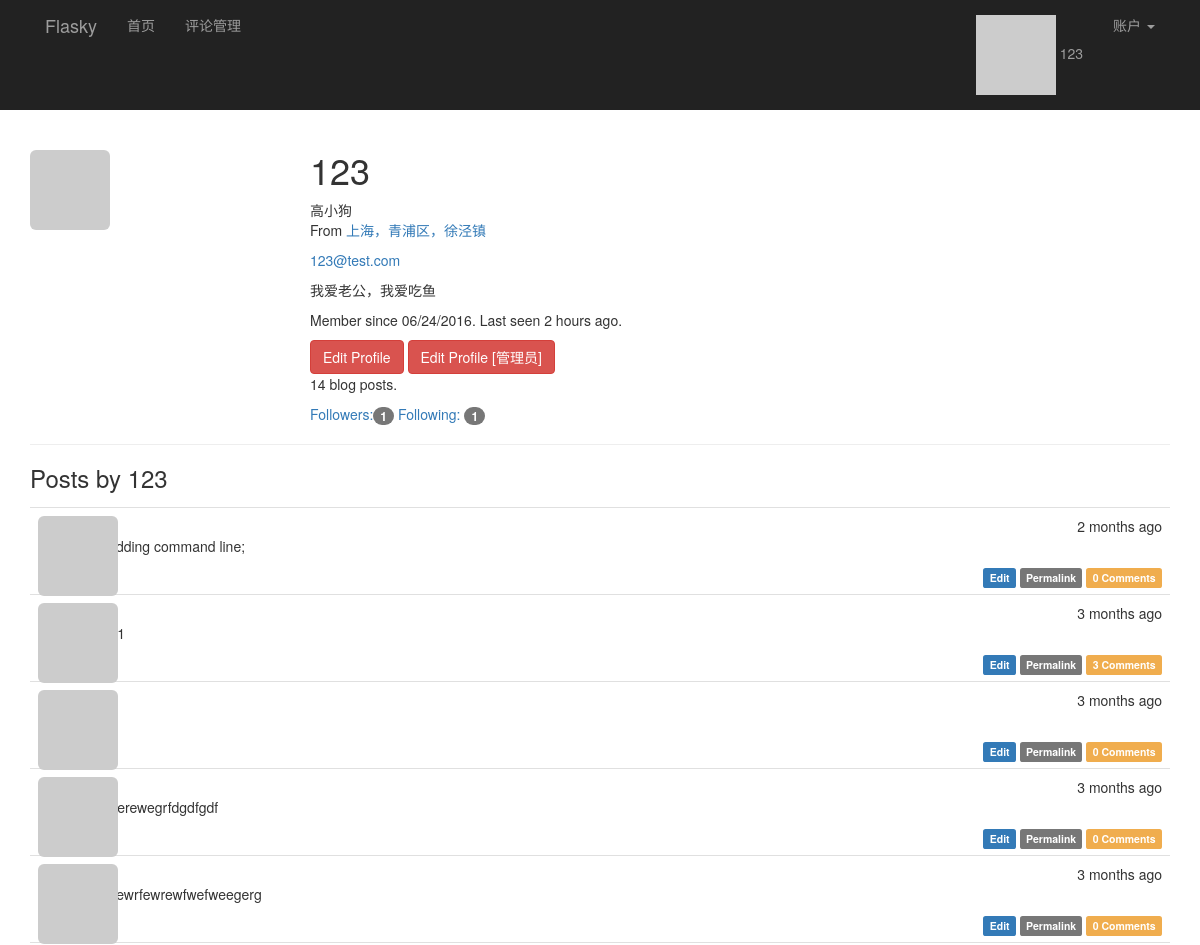
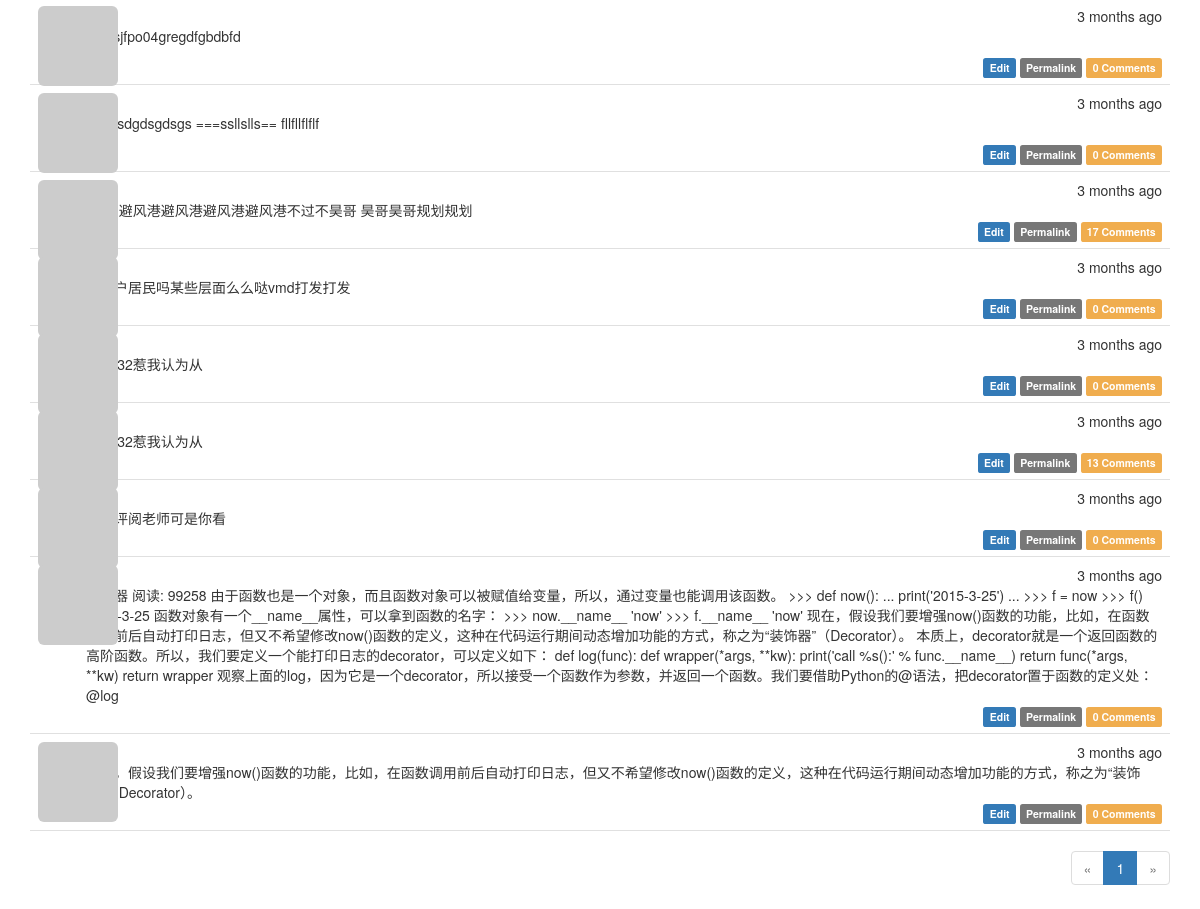
The page /user/123 (signed in) on the database its author committed (2 pictures, top to bottom).
### app/models.py (models this page shows, shortened)
class User(UserMixin, db.Model):
    __tablename__ = 'users'
    id = db.Column(db.Integer, primary_key=True)
    email = db.Column(db.String(64), unique=True, index=True)
    username = db.Column(db.String(64), unique=True, index=True)
    password_hash = db.Column(db.String(128))
    confirmed = db.Column(db.Boolean, default=False)
    role_id = db.Column(db.Integer, db.ForeignKey('roles.id'))
    name = db.Column(db.String(64))
    location = db.Column(db.String(64))
    about_me = db.Column(db.TEXT())
    member_since = db.Column(db.DateTime(), default=datetime.utcnow)
    last_seen = db.Column(db.DateTime(), default=datetime.utcnow)
    avatar_hash = db.Column(db.String(32))
    ''' 查询用户写的文章,SQL:
    SELECT
        posts.id AS posts_id,
        posts.body AS posts_body,
        posts.body_html AS posts_body_html,
        posts.timestamp AS posts_timestamp,
        posts.author_id AS posts_author_id
    FROM
        posts
    WHERE
        posts.author_id = 2
    '''
    posts = db.relationship('Post', backref='author', lazy='dynamic')
    """follower_id表示关注者， followed_id表示被关注者
        查询被关注者，select * from follows  LEFT JOIN users on follower_id = id where follower_id=2
    SELECT
        follows.follower_id AS follows_follower_id,
        follows.followed_id AS follows_followed_id,
        follows.timestamp AS follows_timestamp,
        users_1.id AS users_1_id,
        users_1.email AS users_1_email,
        users_1.username AS users_1_username,
        users_1.password_hash AS users_1_password_hash,
        users_1.confirmed AS users_1_confirmed,
        users_1.role_id AS users_1_role_id,
        users_1.name AS users_1_name,
        users_1.location AS users_1_location,
        users_1.about_me AS users_1_about_me,
        users_1.member_since AS users_1_member_since,
        users_1.last_seen AS users_1_last_seen,
        users_1.avatar_hash AS users_1_avatar_hash,
        users_2.id AS users_2_id,
        users_2.email AS users_2_email,
        users_2.username AS users_2_username,
        users_2.password_hash AS users_2_password_hash,
        users_2.confirmed AS users_2_confirmed,
        users_2.role_id AS users_2_role_id,
        users_2.name AS users_2_name,
        users_2.location AS users_2_location,
        users_2.about_me AS users_2_about_me,
        users_2.member_since AS users_2_member_since,
        users_2.last_seen AS users_2_last_seen,
        users_2.avatar_hash AS users_2_avatar_hash
    FROM
        follows
    LEFT OUTER JOIN users AS users_1 ON users_1.id = follows.follower_id
    LEFT OUTER JOIN users AS users_2 ON users_2.id = follows.followed_id
    WHERE
        follows.follower_id = 2;
    """
    followed = db.relationship('Follow', foreign_keys=[Follow.follower_id],
                               backref=db.backref('follower', lazy='joined'),
                               lazy='dynamic',
                               cascade='all, delete-orphan')
    """ 查询关注者， select * from follows  LEFT JOIN users on followed_id = id where followed_id=3
        users_1：关注者表
        users_2：被关注者表
    SELECT
        follows.follower_id AS follows_follower_id,
        follows.followed_id AS follows_followed_id,
        follows.timestamp AS follows_timestamp,
        users_1.id AS users_1_id,
        users_1.email AS users_1_email,
        users_1.username AS users_1_username,
        users_1.password_hash AS users_1_password_hash,
        users_1.confirmed AS users_1_confirmed,
        users_1.role_id AS users_1_role_id,
        users_1.name AS users_1_name,
        users_1.location AS users_1_location,
        users_1.about_me AS users_1_about_me,
        users_1.member_since AS users_1_member_since,
        users_1.last_seen AS users_1_last_seen,
        users_1.avatar_hash AS users_1_avatar_hash,
        users_2.id AS users_2_id,
        users_2.email AS users_2_email,
        users_2.username AS users_2_username,
        users_2.password_hash AS users_2_password_hash,
        users_2.confirmed AS users_2_confirmed,
        users_2.role_id AS users_2_role_id,
        users_2.name AS users_2_name,
        users_2.location AS users_2_location,
        users_2.about_me AS users_2_about_me,
        users_2.member_since AS users_2_member_since,
        users_2.last_seen AS users_2_last_seen,
        users_2.avatar_hash AS users_2_avatar_hash
    FROM
        follows
    LEFT OUTER JOIN users AS users_1 ON users_1.id = follows.follower_id
    LEFT OUTER JOIN users AS users_2 ON users_2.id = follows.followed_id
    WHERE
        follows.followed_id = 7;
    """
    followers = db.relationship('Follow', foreign_keys=[Follow.followed_id],
                                backref=db.backref('followed', lazy='joined'),
                                lazy='dynamic',
                                cascade='all, delete-orphan')
    comments = db.relationship('Comment', backref='author', lazy='dynamic')
    @property
    def password(self):
        raise AttributeError('password is not a readable attribute')
    def ping(self):
        self.last_seen = datetime.utcnow()
        db.session.add(self)
    def gravatar(self, size=100, default='identicon', rating='g'):
        if request.is_secure:
            url = 'https://secure.gravatar.com/avatar'
        else:
            url = 'http://s.gravatar.com/avatar'
        email_hash = self.avatar_hash or hashlib.md5(self.email.encode('utf-8')).hexdigest()
        return '{url}/{hash}?s={size}&d={default}&r={rating}'.format(
            url=url, hash=email_hash, size=size, default=default, rating=rating)
    def can(self, permissions):
        return self.role is not None and (self.role.permissions & permissions) == permissions
    def is_administrator(self):
        return self.can(Permission.ADMINISTER)

class Post(db.Model):
    __tablename__ = 'posts'
    id = db.Column(db.Integer, primary_key=True)
    body = db.Column(db.Text)
    body_html = db.Column(db.Text)
    timestamp = db.Column(db.DateTime, index=True, default=datetime.utcnow)
    author_id = db.Column(db.Integer, db.ForeignKey('users.id'))
    comments = db.relationship('Comment', backref='post', lazy='dynamic')

### app/main/views.py (the view)
@main.route('/user/<username>')
def user(username):
    user_name = User.query.filter_by(username=username).first_or_404()
    page = request.args.get('page', 1, type=int)
    pagination = user_name.posts.order_by(Post.timestamp.desc()).paginate(page, per_page=current_app.config[
        'FLASK_POSTS_PER_PAGE'], error_out=False)
    posts = pagination.items
    return render_template('user.html', user=user_name, posts=posts, pagination=pagination)

### app/auth/views.py (called while the page is built)
@auth.before_app_request
def before_request():
    if current_user.is_authenticated:
        current_user.ping()
        if not current_user.confirmed \
                and request.endpoint[:5] != 'auth.' \
                and request.endpoint != 'static':
            return redirect(url_for('auth.unconfirmed'))

### app/main/__init__.py (called while the page is built)
@main.app_context_processor
def inject_permissions():
    return dict(Permission=Permission)

### app/models.py (called while the page is built)
@login_manager.user_loader
def load_user(user_id):
    return User.query.get(int(user_id))

### app/templates/user.html (shortened to what this page needs)
{% extends "base.html" %}
{% import "_marcros.html" as macros %}
{% block page_content %}
<div class="page-header" xmlns="http://www.w3.org/1999/html">
    <img class="img-rounded profile-thumbnail" src="{{ user.gravatar(size=256) }}">
    <div class="profile-header">
        <h1>{{ user.username }}</h1>
        {% if user.name or user.location %}
        <p>
            {% if user.name %}{{ user.name }}<br>{% endif %}
            {% if user.location %}
                From <a href="http://maps.google.com/?q={{ user.location }}">
                    {{ user.location }}
                </a><br>
            {% endif %}
        </p>
        {% endif %}
        {% if current_user.is_administrator() %}
        <p><a href="mailto:{{ user.email }}">{{ user.email }} </a></p>
        {% endif %}
        {%  if user.about_me %}<p>{{ user.about_me }}</p>{% endif %}
        <p>
            Member since {{ moment(user.member_since).format('L') }}.
            Last seen {{ moment(user.last_seen).fromNow() }}.
        </p>
        {% if user == current_user %}
        <a class="btn btn-danger" href="{{ url_for('.edit_profile') }}">
            Edit Profile
        </a>
        {% endif %}
        {% if current_user.is_administrator() %}
        <a class="btn btn-danger" href="{{ url_for('.edit_profile_admin', id=user.id) }}">
            Edit Profile [管理员]
        </a>
        {% endif %}
        <p>{{ user.posts.count() }} blog posts.</p>
        <p>
        <a href="{{ url_for('.followers', username=user.username) }}">
            Followers:<span class="badge">{{ user.followers.count() - 1 }}</span>
        </a>
        <a href="{{ url_for('.followed_by', username=user.username) }}">
            Following: <span class="badge">{{ user.followed.count() - 1 }}
        </span>
        </a>
        </p>
    </div>
</div>
    <h3>Posts by {{ user.username }}</h3>
    {% include '_posts.html' %}
<div class="pagination">
    {{ macros.pagination_widget(pagination, '.user', username=user.username) }}
</div>
{% endblock %}

### app/templates/base.html (shortened to what this page needs)
{% extends "bootstrap/base.html" %}
{% block head %}
{{ super() }}
<link rel="stylesheet" type="text/css" href="{{ url_for('static', filename='styles.css') }}">
{% endblock %}
{% block navbar %}
<div class="nvrbar navbar-inverse" role="navigation" >
    <div class="container">
        <div class="navbar-header">
            <a class="navbar-brand" href="{{ url_for('main.index') }}">Flasky</a>
        </div>
        <div class="navbar-collapse collpase">
            <ul class="nav  navbar-nav">
                <li><a href="{{ url_for('main.index') }}">首页</a></li>
                {% if current_user.can(Permission.MODERATE_COMMENTS) %}
                <li><a href="{{ url_for('main.moderate') }}">评论管理</a></li>
                {% endif %}
            </ul>
            <ul class="nav navbar-nav navbar-right">
                {% if current_user.is_authenticated %}
                <li>
                    <a href="{{ url_for('main.user', username=current_user.username) }}">
                        <img src="{{ current_user.gravatar(size=18) }}">
                        {{ current_user.username }}</a>
                </li>
                <li class="dropdown">
                    <a href="#" class="dropdown-toggle" data-toggle="dropdown">账户 <b class="caret"></b></a>
                </li>
                {% else %}
                <li><a href="{{ url_for('auth.register') }}">注册</a></li>
                <li><a href="{{ url_for('auth.login_username') }}">登录</a> </li>
                {% endif %}
            </ul>
        </div>
     </div>
</div>
{% endblock %}
{% block content %}
<div class="container">
    {% block page_content %}{% endblock %}
</div>
{% endblock %}

### app/templates/_posts.html (shortened to what this page needs)
<ul class="posts">
    {% for post in posts %}
    <li class="post">
        <div class="post-thumbnail">
            <a href="{{ url_for('.user', username=post.author.username) }}">
                <img class="img-rounded profile-thumbnail"
                     src="{{ post.author.gravatar(size=40) }}">
            </a>
        </div>
        <div class="post-content">
            <div class="post-date">{{ moment(post.timestamp).fromNow() }}</div>
            <div class="post-author">
                <a href="{{ url_for('.user', username=post.author.username) }}">
                </a>
            </div>
            <div class="post-body">
                {% if post.body_html %}
                    {{ post.body_html | safe }}
                {% else %}
                    {{ post.body }}
                {% endif %}
            </div>
            <div class="post-footer">
                {% if current_user == post.author %}
                <a href="{{ url_for('.edit', post_id=post.id) }}">
                    <span class="label label-primary">Edit</span>
                </a>
                {% elif current_user.is_administrator() %}
                <a href="{{ url_for('.edit', post_id=post.id) }}">
                    <span class="label label-dange  r">Edit [Admin]</span>
                </a>
                {% endif %}
                <a href="{{ url_for('.post', post_id=post.id) }}">
                    <span class="label label-default">Permalink</span>
                </a>
                <a href="{{ url_for('.post', post_id=post.id) }}#comments">
                    <span class="label label-warning">
                        {{ post.comments.count() }} Comments
                    </span>
                </a>
            </div>
        </div>
    </li>
    {% endfor %}
</ul>

### app/static/styles.css (style rules this page uses)
.profile-thumbnail { position: absolute; }
.profile-header { min-height: 260px; margin-left: 280px; }
ul.posts { list-style-type: none; padding: 0px; margin: 16px 0px 0px 0px; border-top: 1px solid #e0e0e0; }
ul.posts li.post { padding: 8px; border-bottom: 1px solid #e0e0e0; }
div.post-date { float: right; }
div.post-author { font-weight: bold; }
div.post-thumbnail { position: absolute; }
div.post-content { margin-left: 48px; min-height: 48px; }
div.post-footer { text-align: right; }
div.pagination { width: 100%; text-align: right; padding: 0px; margin: 0px; }

### rows shown on the page
User: username "123", name "高小狗", location "上海，青浦区，徐泾镇", email "123@test.com", about_me "我爱老公，我爱吃鱼", member_since "06/24/2016", last_seen "2 hours ago"
Post: timestamp "2 months ago", body_html "I'm adding command line;", comments.count "0"
Post: timestamp "3 months ago", comments.count "3"
Post: timestamp "3 months ago", comments.count "0"
Post: timestamp "3 months ago", body_html "2224erewegrfdgdfgdf", comments.count "0"
Post: timestamp "3 months ago", body_html "24wrewrfewrewfwefweegerg", comments.count "0"
Post: timestamp "3 months ago", body_html "dfg;;sjfpo04gregdfgbdbfd", comments.count "0"
Post: timestamp "3 months ago", body_html "235gsdgdsgdsgs ===ssllslls== fllfllflflf", comments.count "0"
Post: timestamp "3 months ago", body "r恶搞避风港避风港避风港避风港不过不昊哥 昊哥昊哥规划规划", comments.count "17"
Post: timestamp "3 months ago", body "月娥户居民吗某些层面么么哒vmd打发打发", comments.count "0"
Post: timestamp "3 months ago", body "333332惹我认为从", comments.count "0"
Post: timestamp "3 months ago", body "333332惹我认为从", comments.count "13"
Post: timestamp "3 months ago", body "发表评阅老师可是你看", comments.count "0"
Post: timestamp "3 months ago", body "装饰器 阅读: 99258 由于函数也是一个对象，而且函数对象可以被赋值给变量，所以，通过变量也能调用该函数。 >>> def now(): ... print('2015-3-25') ... >>> f = now >>> f() 2015-3-25 函数对象有一个__name__属性，可以拿到函数的名字： >>> now.__name__ 'now' >>> f.__name__ 'now' 现在，假设我们要增强now()函数的功能，比如，在函数调用前后自动打印日志，但又不希望修改now()函数的定义，这种在代码运行期间动态增加功能的方式，称之为“装饰器”（Decorator）。 本质上，decorator就是一个返回函数的高阶函数。所以，我们要定义一个能打印日志的decorator，可以定义如下： def log(func): def wrapper(*args, **kw): print('call %s():' % func.__name__) return func(*args, **kw) return wrapper 观察上面的log，因为它是一个decorator，所以接受一个函数作为参数，并返回一个函数。我们要借助Python的@语法，把decorator置于函数的定义处： @log", comments.count "0"
Post: timestamp "3 months ago", body "现在，假设我们要增强now()函数的功能，比如，在函数调用前后自动打印日志，但又不希望修改now()函数的定义，这种在代码运行期间动态增加功能的方式，称之为“装饰器”（Decorator）。", comments.count "0"

### other values the page prints
{{ user.posts.count() }} "14"
{{ user.followers.count() - 1 }} "1"
{{ user.followed.count() - 1 }} "1"
{{ p }} "1"
